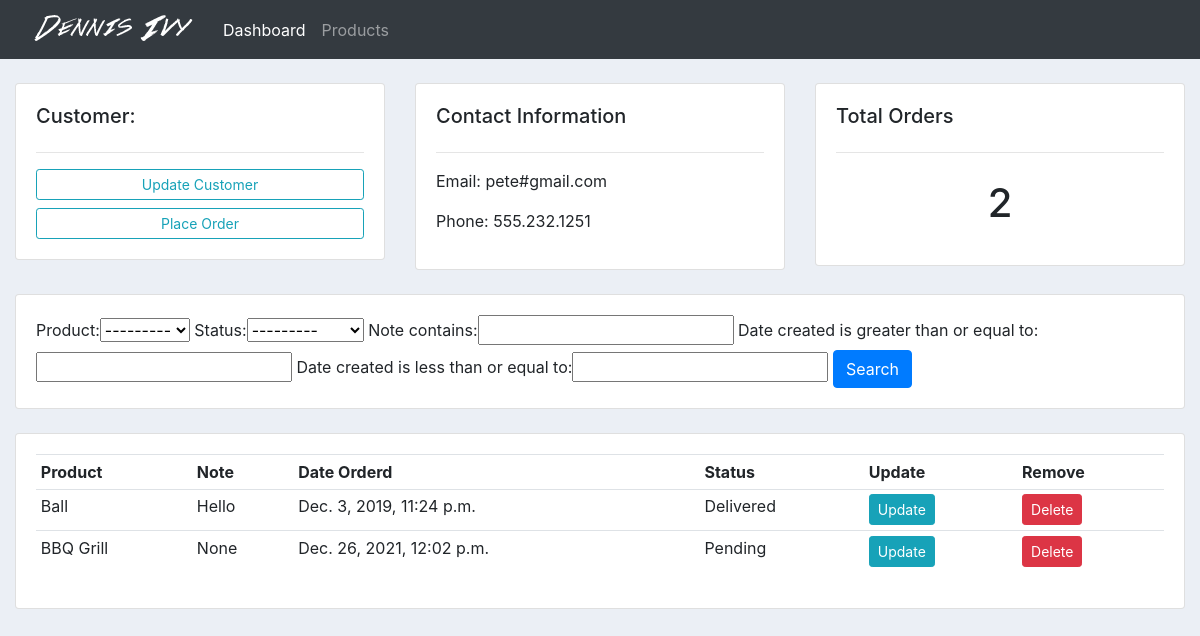
The app's page /customer/2/ with its own data.
### accounts/models.py (models this page shows, shortened)
class Customer(models.Model):
	name = models.CharField(max_length=200, null=True)
	phone = models.CharField(max_length=200, null=True)
	email = models.CharField(max_length=200, null=True)
	date_created = models.DateTimeField(auto_now_add=True, null=True)

class Order(models.Model):
	STATUS = (
			('Pending', 'Pending'),
			('NotAvailable', 'NotAvailable'),
			('Delivered', 'Delivered'),
			)
	customer = models.ForeignKey(Customer, null=True, on_delete= models.SET_NULL)
	product = models.ForeignKey(Product, null=True, on_delete= models.SET_NULL)
	date_created = models.DateTimeField(auto_now_add=True, null=True)
	status = models.CharField(max_length=200, null=True, choices=STATUS)
	note = models.CharField(max_length=1000, null=True)

class Product(models.Model):
	CATEGORY = (
			('Indian', 'Indian'),
			('Italian', 'Italian'),
			('Chinese', 'Chinese'),
			('Japanese', 'Japanese'),
			)
	name = models.CharField(max_length=200, null=True)
	price = models.FloatField(null=True)
	category = models.CharField(max_length=200, null=True, choices=CATEGORY)
	description = models.CharField(max_length=200, null=True, blank=True)
	date_created = models.DateTimeField(auto_now_add=True, null=True)
	tags = models.ManyToManyField(Tag)
	def __str__(self):
		return self.name

### accounts/views.py (the view)
# urls.py: path('customer/<str:pk_test>/', views.customer, name="customer"),
def customer(request, pk_test):
	customer = Customer.objects.get(id=pk_test)
	orders = customer.order_set.all()
	order_count = orders.count()
	myFilter = OrderFilter(request.GET, queryset=orders)
	orders = myFilter.qs
	context = {'customer':customer, 'orders':orders, 'order_count':order_count,
	'myFilter':myFilter}
	return render(request, 'accounts/customer.html',context)

### accounts/templates/accounts/customer.html
{%  extends 'accounts/main.html' %}
{% block content %}
	<br>
<div class="row">
	<div class="col-md">
		<div class="card card-body">
			<h5>Customer:</h5>
			<hr>
			<a class="btn btn-outline-info  btn-sm btn-block" href="">Update Customer</a>
			<a class="btn btn-outline-info  btn-sm btn-block" href="{% url 'create_order' customer.id %}">Place Order</a>
		</div>
	</div>
	<div class="col-md">
		<div class="card card-body">
			<h5>Contact Information</h5>
			<hr>
			<p>Email: {{customer.email}}</p>
			<p>Phone: {{customer.phone}}</p>
		</div>
	</div>
	<div class="col-md">
		<div class="card card-body">
			<h5>Total Orders</h5>
			<hr>
			<h1 style="text-align: center;padding: 10px">{{order_count}}</h1>
		</div>
	</div>
</div>
<br>
<div class="row">
	<div class="col">
		<div class="card card-body">
			<form method="get">
				{{myFilter.form}}
		    <button class="btn btn-primary" type="submit">Search</button>
		  </form>
		</div>
	</div>
</div>
<br>
<div class="row">
	<div class="col-md">
		<div class="card card-body">
			<table class="table table-sm">
				<tr>
					<th>Product</th>
					<th>Note</th>
					<th>Date Orderd</th>
					<th>Status</th>
					<th>Update</th>
					<th>Remove</th>
				</tr>
				{% for order in orders %}
				<tr>
					<td>{{order.product}}</td>
					<td>{{order.note}}</td>
					<td>{{order.date_created}}</td>
					<td>{{order.status}}</td>
					<td><a class="btn btn-sm btn-info" href="{% url 'update_order' order.id %}">Update</a></td>
					<td><a class="btn btn-sm btn-danger" href="{% url 'delete_order' order.id %}">Delete</a></td>
				</tr>
				{% endfor %}
			</table>
		</div>
	</div>
</div>
{% endblock %}

### static/css/main.css (style rules this page uses)
body { background-color: #ebeff5; }

### records on screen
Customer: email "pete#gmail.com", phone "555.232.1251"
Order: product "Ball", note "Hello", date_created "Dec. 3, 2019, 11:24 p.m.", status "Delivered"
Order: product "BBQ Grill", note "None", date_created "Dec. 26, 2021, 12:02 p.m.", status "Pending"

### other values on screen
{{ order_count }} "2"
